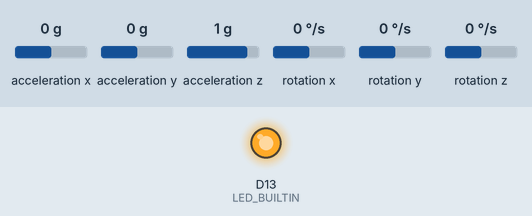
This sketch was run on a simulated Arduino Nano 33 BLE. Parts: output pins drawn as LEDs (lit = HIGH). The test bench sets the inputs (shaded band); at power-on: acceleration x 0 g, acceleration y 0 g, acceleration z 1 g, rotation x 0 °/s, rotation y 0 °/s, rotation z 0 °/s. Storage starts empty; what the sketch prints to the serial monitor is not drawn.

Above: at 0.1 s.
Timing chart, 0 to 1.6 s (numbered marks = the images above):
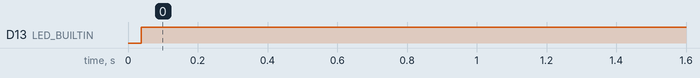

Measured:
- by itself, D13 (LED_BUILTIN): LOW → HIGH at 0.04 s

The sketch:

Accelerometer_Logging.ino
```cpp
/*
 *  File Created: 1/13/21
 *  Created by: Jeremiah Hoydich
 *  Purpose: Log Accelerometer data from the onboard imu of the Nano 33 BLE Sense
 *  to an SD card for later analysis
 *
 */

#include <SPI.h>
#include "SdFat.h"
#include <Arduino_LSM9DS1.h>

#define SD_FAT_VERSION 2
#define SD_CS_PIN 4

SdFat SD;
File myFile;


float xAcc, yAcc, zAcc, xGyro, yGyro, zGyro;
unsigned long t1, t2;


void setup() {
  // Open serial communications and wait for port to open:
  Serial.begin(9600);
  while (!Serial) {
    ; // wait for serial port to connect. Needed for native USB port only
  }
  pinMode(LED_BUILTIN, OUTPUT);

  Serial.print("Initializing SD card...");

  if (!SD.begin(SD_CS_PIN)) {
    Serial.println("initialization failed!");
    return;
  }


  // open the file. note that only one file can be open at a time,
  // so you have to close this one before opening another.
  myFile = SD.open("log.csv", FILE_WRITE);
  if (myFile) {
    myFile.println("xAcc, yAcc, zAcc, xGyro, yGyro, zGyro");
    myFile.close();
  }


// cs -> D4
// sck -> D13
// miso -> D12
// mosi -> D11

  if (!IMU.begin()) {
    Serial.println("IMU failed to initialize");
    while (1);
  }

  t1 = millis();
}


void loop() {
  if (IMU.accelerationAvailable() && IMU.gyroscopeAvailable()) {
    IMU.readAcceleration(xAcc, yAcc, zAcc);
    IMU.readGyroscope(xGyro, yGyro, zGyro);


    myFile = SD.open("log.csv", FILE_WRITE);
    //Serial.println(String(xAcc) + "," + String(yAcc) + "," + String(zAcc) + "," + String(xGyro) + "," + String(yGyro) + "," + String(zGyro));
    if (myFile) {
      t2 = millis();
      unsigned long delta = t2 - t1;

      myFile.println(String(xAcc) + "," + String(yAcc) + "," + String(zAcc) + "," + String(xGyro) + "," + String(yGyro) + "," + String(zGyro) + "," + String(delta));
      digitalWrite(LED_BUILTIN, HIGH);
      myFile.close();

      t1 = t2;
    }
    else {
      Serial.println("Issue with file");
      digitalWrite(LED_BUILTIN, LOW);
    }
  }

}
```
